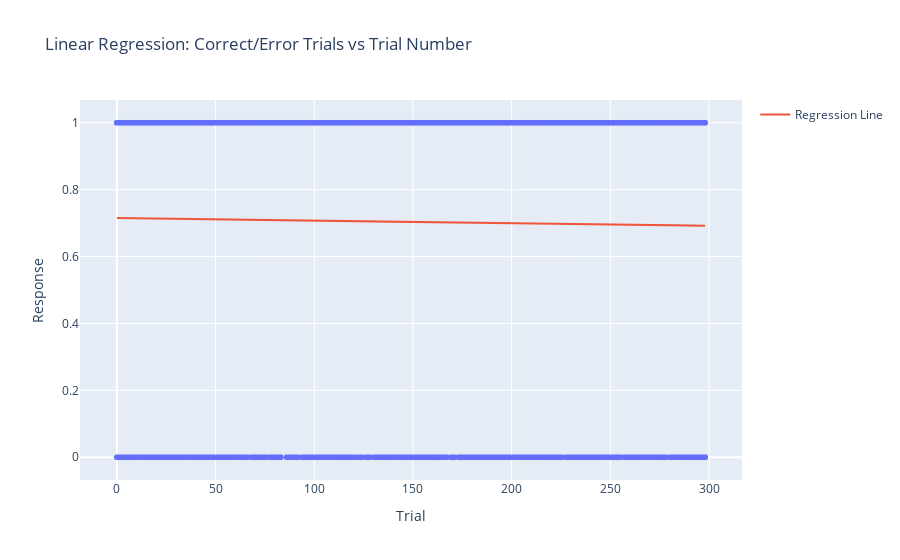

The notebook cell this image was saved under:
### Markdown cell above
### Performance Over Trials

### Code cell
# Predict correct trials by reaction time
df = trial_data
predictor = 'Trial'
dependent = 'Response'
binary_response = True

# # Filter outliers
# if filter != None:
#     df = df[df[predictor] <= filter]

# Convert 'Response' column to numeric (True -> 1, False -> 0)
if binary_response:
    df[dependent] = df[dependent].astype(int)

# Define the predictor and target variables
X = df[[predictor]]
y = df[dependent]

# Perform linear regression
model = LinearRegression()
model.fit(X, y)

# Predict values
df['Predicted'] = model.predict(X)

# Visualization with Plotly
fig = px.scatter(df, x=predictor, y=dependent, title='Linear Regression: Correct/Error Trials vs Trial Number')
fig.add_trace(go.Scatter(x=df[predictor], y=df['Predicted'], mode='lines', name='Regression Line'))

# Show plot
fig.show()

### Figure 1 — Plotly figure (JSON) as saved in the notebook; plotly's stock layout.template omitted (floating-point values rounded to 4 significant figures; data arrays with more than 128 entries replaced by an {"elided": "..."} marker saying what was removed)
{"data": [{"hovertemplate": "Trial=%{x}<br>Response=%{y}<extra></extra>", "legendgroup": "", "marker": {"color": "#636efa", "symbol": "circle"}, "mode": "markers", "name": "", "showlegend": false, "type": "scattergl", "x": {"elided": "2990 int values"}, "xaxis": "x", "y": {"elided": "2990 int values"}, "yaxis": "y"}, {"mode": "lines", "name": "Regression Line", "type": "scatter", "x": {"elided": "2990 int values"}, "y": {"elided": "2990 float values"}}], "layout": {"legend": {"tracegroupgap": 0}, "title": {"text": "Linear Regression: Correct/Error Trials vs Trial Number"}, "xaxis": {"anchor": "y", "domain": [0, 1], "title": {"text": "Trial"}}, "yaxis": {"anchor": "x", "domain": [0, 1], "title": {"text": "Response"}}}}
